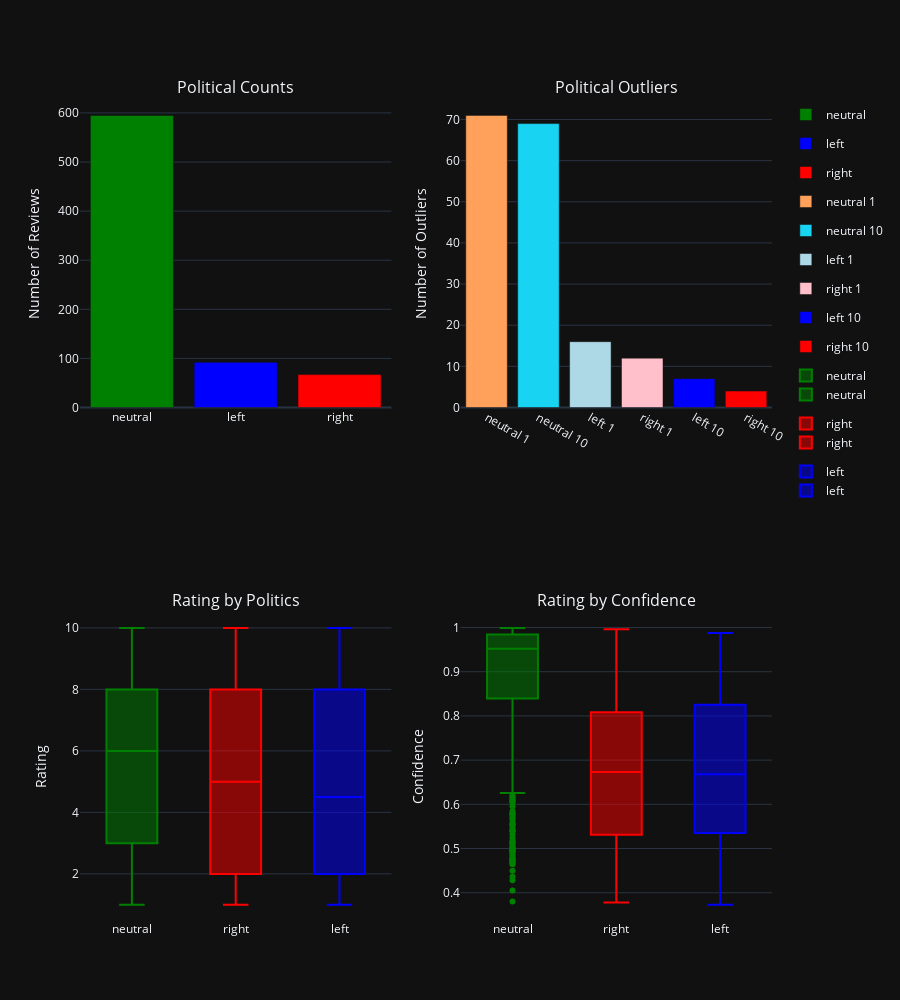

The notebook cell this image was saved under:
### Code cell
fig1 = plot_political_label_counts(df_reviews_predicted)
fig2 = plot_political_outliers(df_reviews_predicted)
fig3 = plot_box_plot_rating_politics(df_reviews_predicted)
fig4 = plot_box_plot_confidence_politics(df_reviews_predicted)
fig = make_subplots(
    rows=2, cols=2,
    subplot_titles=("Political Counts", "Political Outliers", "Rating by Politics", "Rating by Confidence"),
    specs=[[{}, {}], 
           [{}, {}]]  
)

for trace in fig1.data:
    fig.add_trace(go.Bar(x=trace.x, y=trace.y, marker=trace.marker, name=trace.name), row=1, col=1)
for trace in fig2.data:
    fig.add_trace(go.Bar(x=trace.x, y=trace.y, marker=trace.marker, name=trace.name), row=1, col=2)
for trace in fig3['data']:
    fig.add_trace(trace, row=2, col=1)
for trace in fig4['data']:
    fig.add_trace(trace, row=2, col=2)

fig.update_yaxes(title_text="Number of Reviews", row=1, col=1) 
fig.update_yaxes(title_text="Number of Outliers", row=1, col=2)  
fig.update_yaxes(title_text="Rating", row=2, col=1)  
fig.update_yaxes(title_text="Confidence", row=2, col=2)  


fig.update_layout(
    autosize=True,
    showlegend=True,
    height=1000,
)
custom_show_fig(fig)

### Figure 1 — Plotly figure (JSON) as saved in the notebook; plotly's stock layout.template omitted (floating-point values rounded to 4 significant figures; data arrays with more than 128 entries replaced by an {"elided": "..."} marker saying what was removed)
{"data": [{"marker": {"color": "green", "pattern": {"shape": ""}}, "name": "neutral", "x": ["neutral"], "y": [595], "type": "bar", "xaxis": "x", "yaxis": "y"}, {"marker": {"color": "blue", "pattern": {"shape": ""}}, "name": "left", "x": ["left"], "y": [92], "type": "bar", "xaxis": "x", "yaxis": "y"}, {"marker": {"color": "red", "pattern": {"shape": ""}}, "name": "right", "x": ["right"], "y": [67], "type": "bar", "xaxis": "x", "yaxis": "y"}, {"marker": {"color": "#FFA15A", "pattern": {"shape": ""}}, "name": "neutral 1", "x": ["neutral 1"], "y": [71], "type": "bar", "xaxis": "x2", "yaxis": "y2"}, {"marker": {"color": "#19d3f3", "pattern": {"shape": ""}}, "name": "neutral 10", "x": ["neutral 10"], "y": [69], "type": "bar", "xaxis": "x2", "yaxis": "y2"}, {"marker": {"color": "lightblue", "pattern": {"shape": ""}}, "name": "left 1", "x": ["left 1"], "y": [16], "type": "bar", "xaxis": "x2", "yaxis": "y2"}, {"marker": {"color": "pink", "pattern": {"shape": ""}}, "name": "right 1", "x": ["right 1"], "y": [12], "type": "bar", "xaxis": "x2", "yaxis": "y2"}, {"marker": {"color": "blue", "pattern": {"shape": ""}}, "name": "left 10", "x": ["left 10"], "y": [7], "type": "bar", "xaxis": "x2", "yaxis": "y2"}, {"marker": {"color": "red", "pattern": {"shape": ""}}, "name": "right 10", "x": ["right 10"], "y": [4], "type": "bar", "xaxis": "x2", "yaxis": "y2"}, {"alignmentgroup": "True", "hovertemplate": "Political Label=%{x}<br>Rating=%{y}<extra></extra>", "legendgroup": "neutral", "marker": {"color": "green"}, "name": "neutral", "notched": false, "offsetgroup": "neutral", "orientation": "v", "showlegend": true, "x": {"elided": "595 str values"}, "x0": " ", "xaxis": "x3", "y": {"elided": "595 float values"}, "y0": " ", "yaxis": "y3", "type": "box"}, {"alignmentgroup": "True", "hovertemplate": "Political Label=%{x}<br>Rating=%{y}<extra></extra>", "legendgroup": "right", "marker": {"color": "red"}, "name": "right", "notched": false, "offsetgroup": "right", "orientation": "v", "showlegend": true, "x": ["right", "right", "right", "right", "right", "right", "right", "right", "right", "right", "right", "right", "right", "right", "right", "right", "right", "right", "right", "right", "right", "right", "right", "right", "right", "right", "right", "right", "right", "right", "right", "right", "right", "right", "right", "right", "right", "right", "right", "right", "right", "right", "right", "right", "right", "right", "right", "right", "right", "right", "right", "right", "right", "right", "right", "right", "right", "right", "right", "right", "right", "right", "right", "right", "right", "right", "right"], "x0": " ", "xaxis": "x3", "y": [5.0, 1.0, 4.0, 8.0, 7.0, 6.0, 7.0, 6.0, 9.0, 1.0, null, 1.0, 1.0, 1.0, 6.0, 1.0, 3.0, 6.0, 6.0, 6.0, 6.0, 2.0, 2.0, 5.0, 6.0, 7.0, 8.0, null, 1.0, 3.0, 4.0, 4.0, 1.0, 4.0, 5.0, 5.0, 2.0, 2.0, 5.0, 3.0, 9.0, 1.0, 1.0, 2.0, 3.0, 3.0, 1.0, 4.0, 2.0, 3.0, 8.0, 3.0, 5.0, 1.0, 3.0, 10.0, 8.0, 10.0, 10.0, 10.0, 8.0, 9.0, 8.0, 8.0, 8.0, 8.0, 8.0], "y0": " ", "yaxis": "y3", "type": "box"}, {"alignmentgroup": "True", "hovertemplate": "Political Label=%{x}<br>Rating=%{y}<extra></extra>", "legendgroup": "left", "marker": {"color": "blue"}, "name": "left", "notched": false, "offsetgroup": "left", "orientation": "v", "showlegend": true, "x": ["left", "left", "left", "left", "left", "left", "left", "left", "left", "left", "left", "left", "left", "left", "left", "left", "left", "left", "left", "left", "left", "left", "left", "left", "left", "left", "left", "left", "left", "left", "left", "left", "left", "left", "left", "left", "left", "left", "left", "left", "left", "left", "left", "left", "left", "left", "left", "left", "left", "left", "left", "left", "left", "left", "left", "left", "left", "left", "left", "left", "left", "left", "left", "left", "left", "left", "left", "left", "left", "left", "left", "left", "left", "left", "left", "left", "left", "left", "left", "left", "left", "left", "left", "left", "left", "left", "left", "left", "left", "left", "left", "left"], "x0": " ", "xaxis": "x3", "y": [2.0, 1.0, 7.0, 2.0, 1.0, 1.0, 9.0, 7.0, 9.0, 7.0, 1.0, 6.0, 8.0, 1.0, 2.0, 2.0, 3.0, 6.0, 6.0, 8.0, 3.0, 6.0, 1.0, 1.0, 1.0, 3.0, 1.0, 6.0, 7.0, 9.0, 1.0, 2.0, 6.0, 8.0, 2.0, 7.0, 1.0, 1.0, 7.0, 2.0, 2.0, 6.0, null, 6.0, 2.0, 3.0, 6.0, 1.0, 1.0, 3.0, 2.0, 4.0, 2.0, 5.0, 3.0, 10.0, 2.0, 3.0, 5.0, 4.0, 1.0, 4.0, 1.0, 4.0, 2.0, 5.0, 4.0, 3.0, 2.0, 3.0, 9.0, 9.0, 5.0, 8.0, 4.0, 9.0, 8.0, 10.0, 10.0, 8.0, 8.0, 10.0, 9.0, 9.0, 9.0, 10.0, 9.0, 10.0, 8.0, 8.0, 10.0, null], "y0": " ", "yaxis": "y3", "type": "box"}, {"alignmentgroup": "True", "hovertemplate": "Political Label=%{x}<br>confidence=%{y}<extra></extra>", "legendgroup": "neutral", "marker": {"color": "green"}, "name": "neutral", "notched": false, "offsetgroup": "neutral", "orientation": "v", "showlegend": true, "x": {"elided": "595 str values"}, "x0": " ", "xaxis": "x4", "y": {"elided": "595 float values"}, "y0": " ", "yaxis": "y4", "type": "box"}, {"alignmentgroup": "True", "hovertemplate": "Political Label=%{x}<br>confidence=%{y}<extra></extra>", "legendgroup": "right", "marker": {"color": "red"}, "name": "right", "notched": false, "offsetgroup": "right", "orientation": "v", "showlegend": true, "x": ["right", "right", "right", "right", "right", "right", "right", "right", "right", "right", "right", "right", "right", "right", "right", "right", "right", "right", "right", "right", "right", "right", "right", "right", "right", "right", "right", "right", "right", "right", "right", "right", "right", "right", "right", "right", "right", "right", "right", "right", "right", "right", "right", "right", "right", "right", "right", "right", "right", "right", "right", "right", "right", "right", "right", "right", "right", "right", "right", "right", "right", "right", "right", "right", "right", "right", "right"], "x0": " ", "xaxis": "x4", "y": [0.4772, 0.669, 0.454, 0.8012, 0.8625, 0.7811, 0.9196, 0.4628, 0.6183, 0.5271, 0.6431, 0.8914, 0.7048, 0.571, 0.7363, 0.6402, 0.5394, 0.5059, 0.4573, 0.8104, 0.5555, 0.9937, 0.5897, 0.7457, 0.9756, 0.8988, 0.782, 0.6662, 0.9961, 0.5086, 0.673, 0.3778, 0.9616, 0.5203, 0.5598, 0.6959, 0.793, 0.6939, 0.4401, 0.9377, 0.6673, 0.6855, 0.7997, 0.5015, 0.7287, 0.7456, 0.633, 0.6294, 0.4835, 0.7006, 0.7231, 0.6413, 0.5168, 0.616, 0.5167, 0.5253, 0.7461, 0.8775, 0.9857, 0.498, 0.5338, 0.9179, 0.8316, 0.8174, 0.5299, 0.8613, 0.9859], "y0": " ", "yaxis": "y4", "type": "box"}, {"alignmentgroup": "True", "hovertemplate": "Political Label=%{x}<br>confidence=%{y}<extra></extra>", "legendgroup": "left", "marker": {"color": "blue"}, "name": "left", "notched": false, "offsetgroup": "left", "orientation": "v", "showlegend": true, "x": ["left", "left", "left", "left", "left", "left", "left", "left", "left", "left", "left", "left", "left", "left", "left", "left", "left", "left", "left", "left", "left", "left", "left", "left", "left", "left", "left", "left", "left", "left", "left", "left", "left", "left", "left", "left", "left", "left", "left", "left", "left", "left", "left", "left", "left", "left", "left", "left", "left", "left", "left", "left", "left", "left", "left", "left", "left", "left", "left", "left", "left", "left", "left", "left", "left", "left", "left", "left", "left", "left", "left", "left", "left", "left", "left", "left", "left", "left", "left", "left", "left", "left", "left", "left", "left", "left", "left", "left", "left", "left", "left", "left"], "x0": " ", "xaxis": "x4", "y": [0.9557, 0.619, 0.9869, 0.7482, 0.7187, 0.9763, 0.5179, 0.4161, 0.7543, 0.7549, 0.5692, 0.8487, 0.5546, 0.8572, 0.674, 0.8732, 0.6423, 0.7433, 0.4609, 0.5153, 0.6756, 0.6557, 0.5239, 0.5564, 0.4839, 0.9356, 0.8907, 0.4324, 0.7159, 0.4457, 0.7875, 0.6436, 0.3765, 0.8965, 0.8067, 0.5305, 0.4064, 0.6631, 0.524, 0.5677, 0.8242, 0.8877, 0.9378, 0.5602, 0.6679, 0.7026, 0.8846, 0.8896, 0.568, 0.7565, 0.446, 0.6943, 0.5871, 0.9267, 0.7126, 0.539, 0.6684, 0.9875, 0.9357, 0.7858, 0.593, 0.5849, 0.4696, 0.5975, 0.5125, 0.6189, 0.4869, 0.9149, 0.953, 0.7734, 0.5311, 0.5736, 0.8422, 0.4779, 0.8441, 0.8417, 0.56, 0.7768, 0.373, 0.5073, 0.8208, 0.794, 0.454, 0.5483, 0.4478, 0.8351, 0.6725, 0.568, 0.6608, 0.8259, 0.7934, 0.5151], "y0": " ", "yaxis": "y4", "type": "box"}], "layout": {"xaxis": {"anchor": "y", "domain": [0.0, 0.45], "fixedrange": true}, "yaxis": {"anchor": "x", "domain": [0.625, 1.0], "title": {"text": "Number of Reviews"}, "fixedrange": true}, "xaxis2": {"anchor": "y2", "domain": [0.55, 1.0]}, "yaxis2": {"anchor": "x2", "domain": [0.625, 1.0], "title": {"text": "Number of Outliers"}}, "xaxis3": {"anchor": "y3", "domain": [0.0, 0.45]}, "yaxis3": {"anchor": "x3", "domain": [0.0, 0.375], "title": {"text": "Rating"}}, "xaxis4": {"anchor": "y4", "domain": [0.55, 1.0]}, "yaxis4": {"anchor": "x4", "domain": [0.0, 0.375], "title": {"text": "Confidence"}}, "annotations": [{"font": {"size": 16}, "showarrow": false, "text": "Political Counts", "x": 0.225, "xanchor": "center", "xref": "paper", "y": 1.0, "yanchor": "bottom", "yref": "paper"}, {"font": {"size": 16}, "showarrow": false, "text": "Political Outliers", "x": 0.775, "xanchor": "center", "xref": "paper", "y": 1.0, "yanchor": "bottom", "yref": "paper"}, {"font": {"size": 16}, "showarrow": false, "text": "Rating by Politics", "x": 0.225, "xanchor": "center", "xref": "paper", "y": 0.375, "yanchor": "bottom", "yref": "paper"}, {"font": {"size": 16}, "showarrow": false, "text": "Rating by Confidence", "x": 0.775, "xanchor": "center", "xref": "paper", "y": 0.375, "yanchor": "bottom", "yref": "paper"}], "autosize": true, "showlegend": true, "height": 1000, "dragmode": false}}
